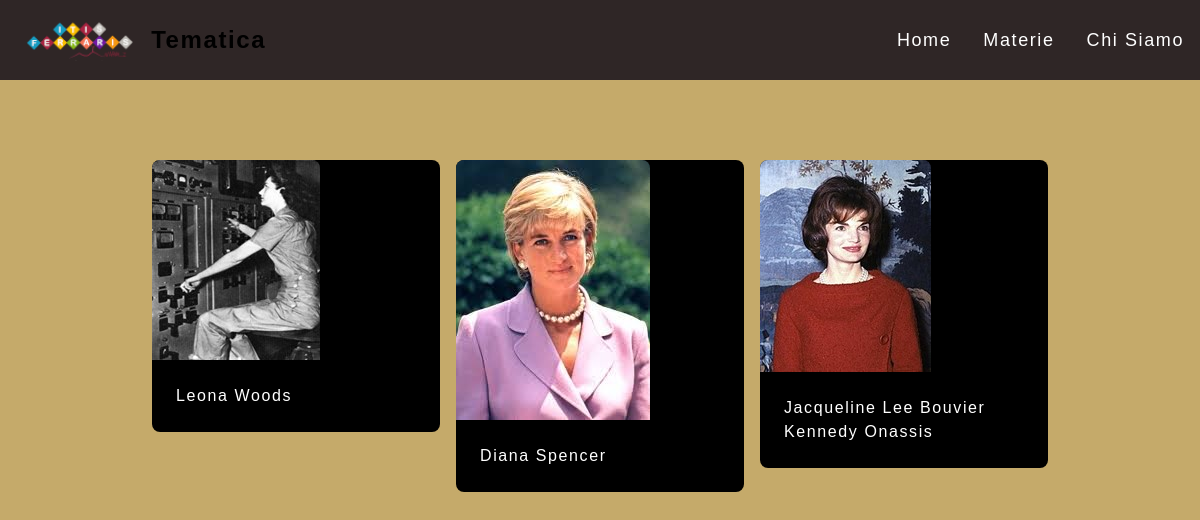
The app's page /pages/subject.php?nome_materia=Storia with its own data.
### tables this page shows
CREATE TABLE Donne(
        id_donna VARCHAR(100) NOT NULL,
        nominativo VARCHAR (100) NOT NULL,
        data_nascita DATE NOT NULL,
        data_morte DATE DEFAULT NULL,
        biografia VARCHAR(8000) NOT NULL,
        foto_profilo VARCHAR (500) DEFAULT NULL,
        nome_materia VARCHAR (100) NOT NULL,
        CONSTRAINT pk_donne PRIMARY KEY (id_donna),
        CONSTRAINT fk_donne FOREIGN KEY (nome_materia)REFERENCES Materie(nome_materia)
        );

### includes/database.php (called while the page is built, shortened)
<?php
class database
{
private $servername = "sql7.freemysqlhosting.net";
private $username = "sql7707678";
 private $password = "puU3jXCzhk";
 private $dbname = "sql7707678";
public function __construct()
{
    $this->conn = new mysqli($this->servername, $this->username, $this->password, $this->dbname);
}
}

### pages/subject.php (the view, shortened to what this page needs)
<!doctype html>
<html lang="en">
<head>
    <script src="https://cdn.tailwindcss.com"></script>
    <link rel="stylesheet" href="../css/app.css">
    <link href="https://unpkg.com/aos@2.3.1/dist/aos.css" rel="stylesheet">
</head>
<body class="font-Jersey tracking-widest bg-[#c5aa6a]">
<?php
require '../pages/nav.php';
?>
<div class="grid grid-cols-3 gap-4 mx-auto w-fit my-20">
    <?php
    require_once('../includes/database.php');
    if (isset($_GET['nome_materia']) && !empty($_GET['nome_materia'])) {
        $nome = $_GET['nome_materia'];
        $sql = "SELECT * FROM Donne WHERE nome_materia = '$nome' ";
        $db = new database();
        $result = $db->conn->query($sql);
        if ($result->num_rows > 0) {
            while ($row = $result->fetch_assoc()) {
                ?>
                <a href="profile.php?id='<?php echo $row["id_donna"] ?>'"
                >
                    <div class="block max-w-[18rem] h- rounded-lg text-surface bg-black text-white">
                        <div class="relative overflow-hidden bg-cover bg-no-repeat">
                            <img
                                    class="rounded-t-lg"
                                    src="../images/foto-donne/<?php echo $row['foto_profilo'] ?>"
                                    alt=""/>
                        </div>
                        <div class="p-6">
                            <p class="text-base">
                                <?php
                                echo $row['nominativo'];
                                ?>
                            </p>
                        </div>
                    </div>
                </a>
                <?php
            }
        } else {
            echo "Nessun risultato trovato";
        }
    }
    ?>
</div>
</body>
</html>

### records on screen
donne: foto_profilo (picture), nominativo "Leona Woods"
donne: foto_profilo (picture), nominativo "Diana Spencer"
donne: foto_profilo (picture), nominativo "Jacqueline Lee Bouvier Kennedy Onassis"
